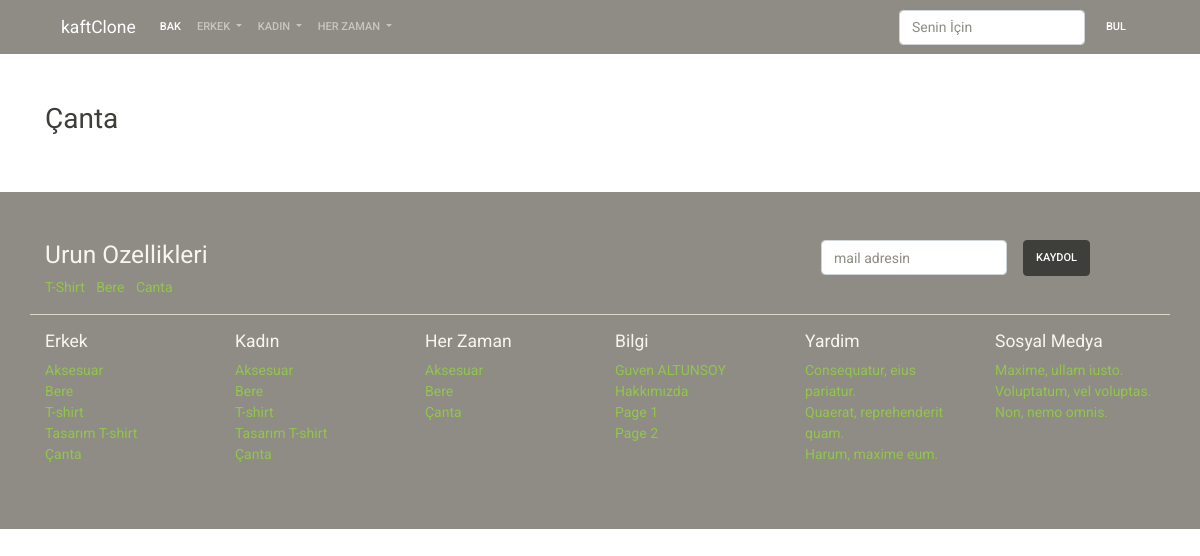
Page /canta on the committed database.
### product/models.py (models this page shows, shortened)
class Category(models.Model):
    title = models.CharField(max_length=200)
    slug = models.SlugField(
        max_length=200,
        default="",
    )
    status = models.CharField(
        default=DEFAULT_STATUS,
        choices=STATUS,
        max_length=10,
    )
    gender = models.CharField(default='unisex',
                              choices=GENDER_CHOICE,
                              max_length=6
                              )
    createt_at = models.DateTimeField(auto_now_add=True)
    updated_at = models.DateTimeField(auto_now=True)

### page/models.py (models this page shows)
class Page(models.Model):
    title = models.CharField(max_length=200)
    slug = models.SlugField(
        max_length=200,
        default="",
    )
    content = models.TextField()
    cover_image = models.ImageField(
        upload_to='page',
        null=True,
        blank=True,
    )
    status = models.CharField(
        default=DEFAULT_STATUS,
        choices=STATUS,
        max_length=10,
    )
    createt_at = models.DateTimeField(auto_now_add=True)
    updated_at = models.DateTimeField(auto_now=True)

### product/views.py (the view)
# urls.py: path('<slug:category_slug>', category_show, name='category_show'),
def category_show(request, category_slug):
    context = dict()
    context['category'] = get_object_or_404(Category, slug=category_slug)
    context['items'] = Product.objects.filter(category=context['category'],
                                              status=STATUS,
                                              stock__gte=1,
                                              )
    return render(request, 'product/category_show.html', context)

### kaft_clone/nav_context.py (called while the page is built)
def nav_data(request):
    context = dict()
    context['categories'] = Category.objects.filter(
        status=STATUS).order_by('title')
    context['pages'] = Page.objects.filter(
        status=STATUS
    ).order_by('title')
    return context

### templates/product/category_show.html (shortened to what this page needs)
{% extends 'base/base.html' %}
{% block content %}
<div class="container mt-5">
    <div class="row">
        <div class="col-sm-12 ">
            <h2>{{ category.title }}</h2>
        </div>
    </div>
</div>
{% endblock %}

### templates/base/components/footer.html (shortened to what this page needs)
<div class="bg-dark py-5 mt-5">
    <div class="container">
        <div class="row">
            <div class="col-sm-8">
                <h3 class="text-light">Urun Ozellikleri</h3>
                <ul class="list-inline">
                    <li class="list-inline-item">
                        <a href="">T-Shirt</a>
                    </li>
                    <li class="list-inline-item">
                        <a href="">Bere</a>
                    </li>
                    <li class="list-inline-item">
                        <a href="">Canta</a>
                    </li>
                </ul>
            </div>
            <div class="col-sm-4">
                <form class="form-inline">
                    <div class="form-group mx-sm-3 mb-2">
                        <input type="email" class="form-control" id="ebulten" placeholder="mail adresin">
                    </div>
                    <button type="submit" class="btn btn-dark mb-2">Kaydol</button>
                </form>
            </div>
        </div>
        <div class="row border-top mb-3"></div>
        <div class="row">
            <div class="col-sm-2">
                <h5 class="text-light">Erkek</h5>
                <ul class="list-unstyled">
                    {% for item in categories %}
                    {% if item.gender == "men" or item.gender == "unisex" %}
                    <li class="list-item">
                        <a class="" href="{% url 'category_show' category_slug=item.slug %}">{{ item.title }}</a>
                    </li>
                    {% endif %}
                    {% endfor %}
                </ul>
            </div>
            <div class="col-sm-2">
                <h5 class="text-light">Kadın</h5>
                <ul class="list-unstyled">
                    {% for item in categories %}
                    {% if item.gender == "women" or item.gender == "unisex" %}
                    <li class="list-item">
                        <a class="" href="{% url 'category_show' category_slug=item.slug %}">{{ item.title }}</a>
                    </li>
                    {% endif %}
                    {% endfor %}
            </div>
            <div class="col-sm-2">
                <h5 class="text-light">Her Zaman</h5>
                <ul class="list-unstyled">
                    {% for item in categories %}
                    {% if item.gender == "unisex" %}
                    <li class="list-item">
                        <a class="" href="{% url 'category_show' category_slug=item.slug %}">{{ item.title }}</a>
                    </li>
                    {% endif %}
                    {% endfor %}
                </ul>
            </div>
            <div class="col-sm-2">
                <h5 class="text-light">Bilgi</h5>
                <ul class="list-unstyled">
                        {% for item in pages %}
                        <li class="list-item">
                            <a class="" href="">{{ item.title }}</a>
                        </li>
                        {% endfor %}
                </ul>
            </div>
            <div class="col-sm-2">
                <h5 class="text-light">Yardim</h5>
                <ul class="list-unstyled">
                    <li><a href="">Consequatur, eius pariatur.</a></li>
                    <li><a href="">Quaerat, reprehenderit quam.</a></li>
                    <li><a href="">Harum, maxime eum.</a></li>
                </ul>
            </div>
            <div class="col-sm-2">
                <h5 class="text-light">Sosyal Medya</h5>
                <ul class="list-unstyled text-white">
                    <li><a href="">Maxime, ullam iusto.</a></li>
                    <li><a href="">Voluptatum, vel voluptas.</a></li>
                    <li><a href="">Non, nemo omnis.</a></li>
                </ul>
            </div>
        </div>
    </div>
</div>

### rows in the picture
Category: title "Çanta"
Category: title "Aksesuar"
Category: title "Bere"
Category: title "T-shirt"
Category: title "Tasarım T-shirt"
Category: title "T-shirt"
Category: title "Tasarım T-shirt"
Page: title "Guven ALTUNSOY"
Page: title "Hakkımızda"
Page: title "Page 1"
Page: title "Page 2"
